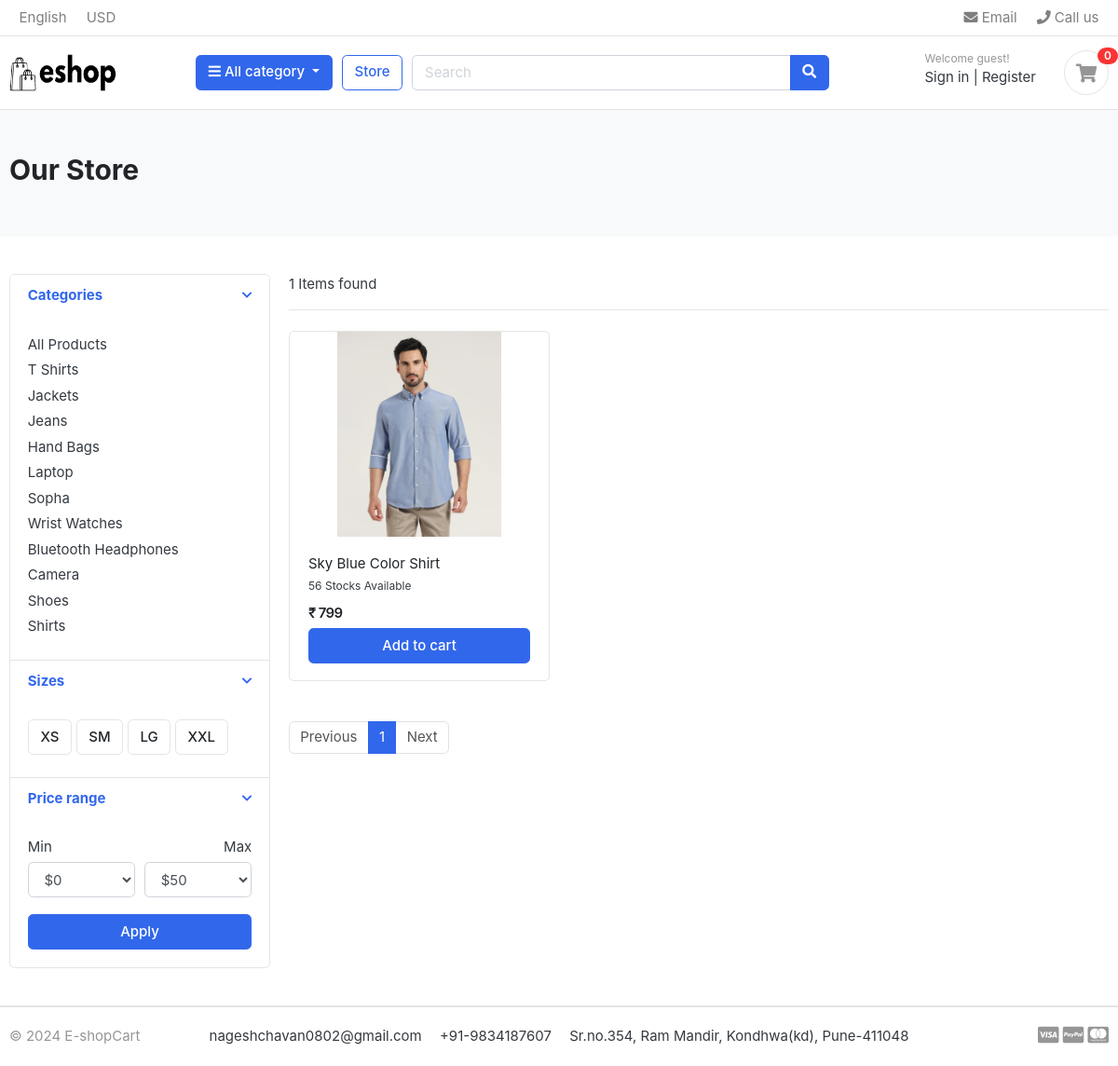
The page /store/shirts/ on the database as committed earlier.
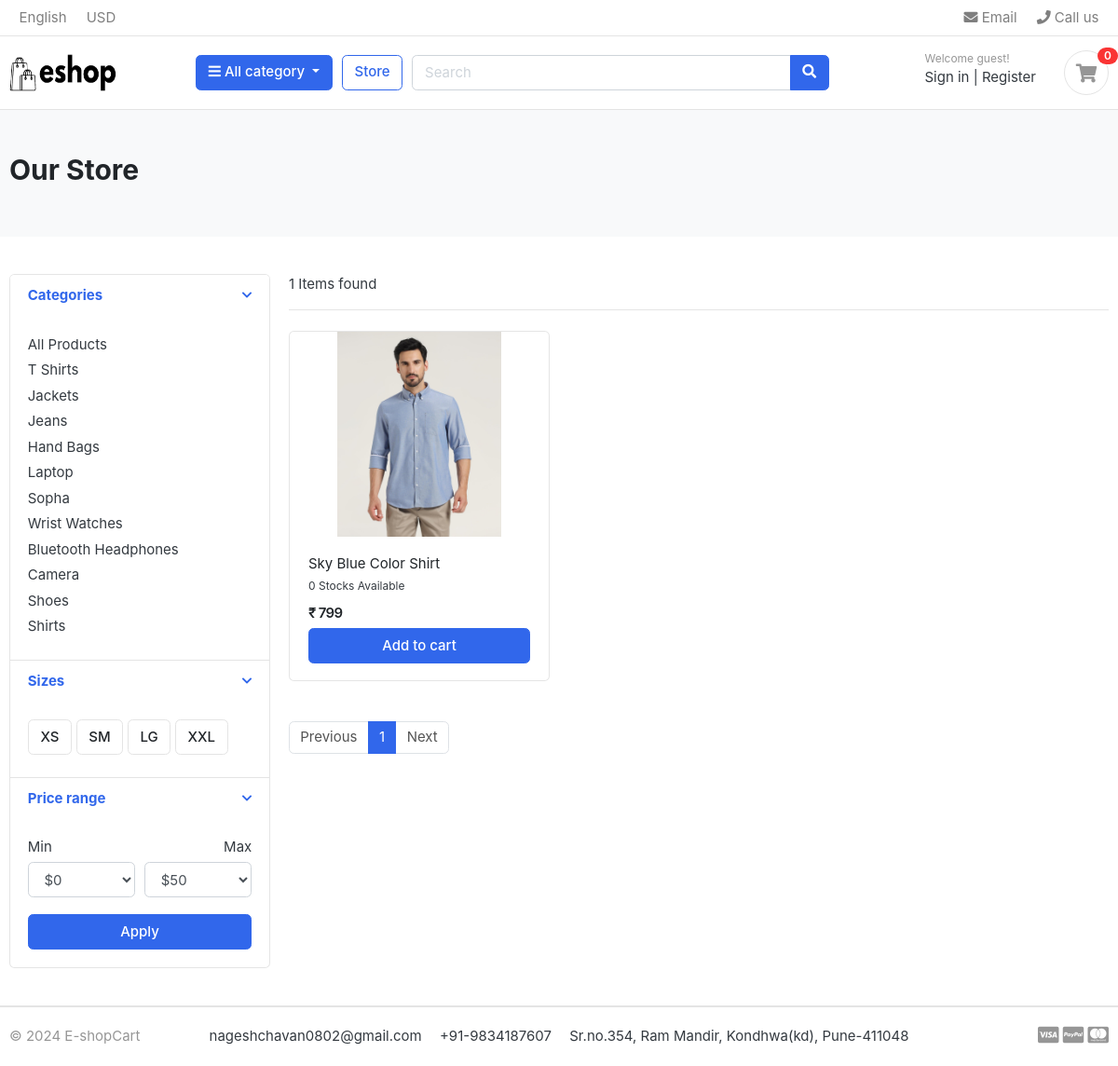
The same page on the database as committed later.
### category/models.py (models this page shows, shortened)
class Category(models.Model):
    category_id = models.BigAutoField(primary_key=True, unique=True)
    category_name = models.CharField(max_length=100, unique=True)
    category_slug = models.SlugField(max_length=100, unique=True)
    description = models.TextField(blank=True)
    category_image = models.ImageField(upload_to="photos/categories", blank=True)
    class Meta:
        verbose_name = "Category"
        verbose_name_plural = "Categories"
    def get_url(self):
        return reverse('products_by_category', args=[self.category_slug])

### store/models.py (models this page shows, shortened)
class Product(models.Model):
    product_id = models.BigAutoField(primary_key=True, unique=True)
    product_name = models.CharField(max_length=100, unique=True)
    product_slug = models.SlugField(max_length=100, unique=True)
    description = models.TextField(blank=True)
    price = models.IntegerField()
    product_image = models.ImageField(upload_to="photos/products", blank=True)
    stock = models.IntegerField()
    is_availabel = models.BooleanField(default=True)
    category = models.ForeignKey(Category, on_delete=models.CASCADE)
    created_date = models.DateTimeField(auto_now_add=True)
    modified_date = models.DateTimeField(auto_now=True)
    class Meta:
        verbose_name = 'Product'
        verbose_name_plural = 'Products'
    def get_url(self):
        return reverse('product_detail', args=[self.category.category_slug, self.product_slug])

### store/views.py (the view)
# urls.py: path('', views.storePage, name='storePage'),
def storePage(request, category_slug=None):
    categories = None
    products = None
    if category_slug != None:
        categories = Category.objects.get(category_slug=category_slug)
        products = Product.objects.filter(category=categories, is_availabel=True)
        paginator = Paginator(products, 1)
        page_number = request.GET.get('page')
        page_object = paginator.get_page(page_number)
        product_count = products.count()
    else:
        products = Product.objects.all().filter(is_availabel=True).order_by('product_id')
        paginator = Paginator(products, 3)
        page_number = request.GET.get('page')
        page_object = paginator.get_page(page_number)
        product_count = products.count()
    context = {
        "products": products,
        "page_object" : page_object,
        "product_count": product_count
    }
    print("=" * 100)
    print(f"Product Names: {[ product.product_name for product in products ]}")
    print("*"*100)
    print(f"Total Product Count: {product_count}")
    print("*"*100)
    print(f"Page Object: {page_object}")
    print("=" * 100)
    return render(request, 'store/storePage.html', context)

### templates/store/storePage.html (shortened to what this page needs)
{% extends "base.html" %}
{% load static %}
{% block content %}
<section class="section-pagetop bg">
    <div class="container">
        <h2 class="title-page">Our Store</h2>
    </div>
</section>
<section class="section-content padding-y">
    <div class="container">
        <div class="row">
            <aside class="col-md-3">
                <div class="card">
                    <article class="filter-group">
                        <header class="card-header">
                            <a href="#" data-toggle="collapse" data-target="#collapse_1" aria-expanded="true" class="">
                                <i class="icon-control fa fa-chevron-down"></i>
                                <h6 class="title">Categories</h6>
                            </a>
                        </header>
                        <div class="filter-content collapse show" id="collapse_1" style="">
                            <div class="card-body">
                                <ul class="list-menu">
                                    <li><a href=" {% url 'storePage' %} "> All Products </a></li>
                                    {% for category in links %}
                                        <li><a href=" {{ category.get_url }} "> {{ category.category_name }} </a></li>
                                    {% endfor %}
                                </ul>
                            </div>
                        </div>
                    </article>
                    <article class="filter-group">
                        <header class="card-header">
                            <a href="#" data-toggle="collapse" data-target="#collapse_4" aria-expanded="true" class="">
                                <i class="icon-control fa fa-chevron-down"></i>
                                <h6 class="title">Sizes </h6>
                            </a>
                        </header>
                        <div class="filter-content collapse show" id="collapse_4" style="">
                            <div class="card-body">
                                <label class="checkbox-btn">
                                    <span class="btn btn-light"> XS </span>
                                </label>
                                <label class="checkbox-btn">
                                    <span class="btn btn-light"> SM </span>
                                </label>
                                <label class="checkbox-btn">
                                    <span class="btn btn-light"> LG </span>
                                </label>
                                <label class="checkbox-btn">
                                    <span class="btn btn-light"> XXL </span>
                                </label>
                            </div>
                        </div>
                    </article>
                    <article class="filter-group">
                        <header class="card-header">
                            <a href="#" data-toggle="collapse" data-target="#collapse_3" aria-expanded="true" class="">
                                <i class="icon-control fa fa-chevron-down"></i>
                                <h6 class="title">Price range </h6>
                            </a>
                        </header>
                        <div class="filter-content collapse show" id="collapse_3" style="">
                            <div class="card-body">
                                <div class="form-row">
                                    <div class="form-group col-md-6">
                                        <label>Min</label>
                                        <select class="mr-2 form-control">
                                            <option value="0">$0</option>
                                        </select>
                                    </div>
                                    <div class="form-group text-right col-md-6">
                                        <label>Max</label>
                                        <select class="mr-2 form-control">
                                            <option value="50">$50</option>
                                        </select>
                                    </div>
                                </div>
                                <button class="btn btn-block btn-primary">Apply</button>
                            </div>
                        </div>
                    </article>
                </div>
            </aside>
            <main class="col-md-9">
                <header class="border-bottom mb-4 pb-3">
                        <div class="form-inline">
                            <span class="mr-md-auto">{{ product_count }} Items found  </span>
                        </div>
                </header>
                <div class="row">
                    {% if page_object %}
                        {% for product in page_object %}
                            <div class="col-md-4">
                                <figure class="card card-product-grid">
                                    <div class="img-wrap">
                                        <a href="{{ product.get_url }}"> <img src="{{ product.product_image.url }}"> </a>
                                    </div>
                                    <figcaption class="info-wrap">
                                        <div class="fix-height">
                                            <a href="{{ product.get_url }}" class="title">{{ product.product_name }}</a>
                                            <small> {{ product.stock }} Stocks Available </small>
                                            <div class="price-wrap mt-2">
                                                <span class="price"> &#8377; {{ product.price }} </span>
                                            </div>
                                        </div>
                                        <a href="#" class="btn btn-block btn-primary"> Add to cart </a>
                                    </figcaption>
                                </figure>
                            </div>
                        {% endfor %}
                    {% else %}
                            <div>
                                <h2> No result found. Please try again. </h2>
                            </div>
                    {% endif %}
                </div>
                <nav class="mt-4" aria-label="Page navigation sample">
                    <ul class="pagination">
                        {% if page_object.has_previous %}
                            <li class="page-item"><a class="page-link" href="?page={{ page_object.previous_page_number }}">Previous</a></li>
                        {% else %}
                            <li class="page-item disabled"><a class="page-link disabled" href="#">Previous</a></li>
                        {% endif %}
                        {% for pages in page_object.paginator.page_range %}
                            {% if page_object.number == pages %}
                                <li class="page-item active"><a class="page-link" href="#">{{ pages }}</a></li>
                            {% else %}
                                <li class="page-item"><a class="page-link" href="?page={{ pages }}">{{ pages }}</a></li>
                            {% endif %}
                        {% endfor %}
                        {% if page_object.has_next %}
                            <li class="page-item"><a class="page-link" href="?page={{ page_object.next_page_number }}">Next</a></li>
                        {% else %}
                            <li class="page-item disabled"><a class="page-link" href="#">Next</a></li>
                        {% endif %}
                    </ul>
                </nav>
            </main>
        </div>
    </div>
  </section>
{% endblock content %}

### templates/base.html (shortened to what this page needs)
{% load static %}
<!DOCTYPE HTML>
<html lang="en">
    <head>
        <link href="{% static 'css/bootstrap.css' %}" rel="stylesheet" type="text/css"/>
        <link href="{% static 'fonts/fontawesome/css/all.min.css' %}" type="text/css" rel="stylesheet">
        <link href="{% static 'css/ui.css' %}" rel="stylesheet" type="text/css"/>
        <link href="{% static 'css/responsive.css' %}" rel="stylesheet" media="only screen and (max-width: 1200px)" />
    </head>
    <body>
        {% include "includes/header.html" %}
        {% block content %}
        {% endblock content %}
        {% include "includes/footer.html" %}
    </body>
</html>

### templates/includes/header.html (shortened to what this page needs)
{% load static %}
<header class="section-header">
    <nav class="navbar p-md-0 navbar-expand-sm navbar-light border-bottom">
        <div class="container">
            <div class="collapse navbar-collapse" id="navbarTop4">
                <ul class="navbar-nav mr-auto">
                    <li class="nav-item dropdown">
                        <a href="#" class="nav-link"> English </a>
                    </li>
                    <li class="nav-item dropdown">
                        <a href="#" class="nav-link"> USD </a>
                    </li>
                </ul>
                <ul class="navbar-nav">
                    <li><a href="#" class="nav-link"> <i class="fa fa-envelope"></i> Email </a></li>
                    <li><a href="#" class="nav-link"> <i class="fa fa-phone"></i> Call us </a></li>
                </ul>
            </div>
        </div>
    </nav>
    <section class="header-main border-bottom">
        <div class="container">
            <div class="row align-items-center">
                <div class="col-lg-2 col-md-3 col-6">
                    <a href="{% url 'homePage' %}" class="brand-wrap">
                        <img class="logo" src="{% static 'images/eshop.png' %}" style="width: 115px; height: 60px;">
                    </a>
                </div>
                <div class="col-lg col-sm col-md col-6 flex-grow-0">
                    <div class="category-wrap dropdown d-inline-block float-right">
                        <button type="button" class="btn btn-primary dropdown-toggle" data-toggle="dropdown">
                            <i class="fa fa-bars"></i> All category
                        </button>
                    </div>
                </div>
                <a href="{% url 'storePage' %}" class="btn btn-outline-primary"> Store </a>
                <div class="col-lg  col-md-6 col-sm-12 col">
                    <form action="#" class="search">
                        <div class="input-group w-100">
                            <input type="text" class="form-control" style="width:60%;" placeholder="Search">
                            <div class="input-group-append">
                                <button class="btn btn-primary" type="submit">
                                    <i class="fa fa-search"></i>
                                </button>
                            </div>
                        </div>
                    </form>
                </div>
                <div class="col-lg-3 col-sm-6 col-8 order-2 order-lg-3">
                    <div class="d-flex justify-content-end mb-3 mb-lg-0">
                        <div class="widget-header">
                            <small class="title text-muted">Welcome guest!</small>
                            <div>
                                <a href="./signin.html">Sign in</a> <span class="dark-transp"> | </span>
                                <a href="./register.html"> Register</a>
                            </div>
                        </div>
                        <a href="./cart.html" class="widget-header pl-3 ml-3">
                            <div class="icon icon-sm rounded-circle border"><i class="fa fa-shopping-cart"></i></div>
                            <span class="badge badge-pill badge-danger notify">0</span>
                        </a>
                    </div>
                </div>
            </div>
        </div>
    </section>
</header>

### templates/includes/footer.html
<footer class="section-footer border-top">
	<div class="container">
		<section class="footer-bottom border-top row">
			<div class="col-md-2">
				<p class="text-muted"> &copy; 2024 E-shopCart </p>
			</div>
			<div class="col-md-8 text-md-center">
				<span  class="px-2">nageshchavan0802@gmail.com</span>
				<span  class="px-2">+91-9834187607</span>
				<span  class="px-2">Sr.no.354, Ram Mandir, Kondhwa(kd), Pune-411048</span>
			</div>
			<div class="col-md-2 text-md-right text-muted">
				<i class="fab fa-lg fa-cc-visa"></i>
				<i class="fab fa-lg fa-cc-paypal"></i>
				<i class="fab fa-lg fa-cc-mastercard"></i>
			</div>
		</section>
	</div>
</footer>

Rows that differ between the two databases and show on the page:
changed Product "Sky Blue Color Shirt": stock "56" → "0"
